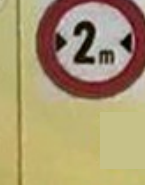
#> input picture assets/questions/q-src-ayin1-e01-p02-n05.png, 145 x 185 px, given in place of page-017.png, which was not available
$ python fix_ayin1_option_images.py
#> lines starting #> are read from the running program, lines starting #| are printed output that depends on the picture
#!/usr/bin/env python3
"""Rebuild ایین نامه-1.pdf question pictures from the source pages without answer marks.

1. Option-order fixes: three questions (exam 12 q1, exam 13 q1, exam 13 q24) were cloned from
   600-driveing.pdf with an ayin1 answer override but kept the 600-driveing picture, whose option
   order differs, so the picture contradicted the key; q-600-e7-p033-n30 is the reverse case
   (merged with exam 6 q1). Their pictures are rebuilt from the ayin1 pages (see
   data/question-corrections.js).
2. Answer-mark fixes: several ayin1 crops still contained the green check printed next to the
   correct option (or the option text around it). They are rebuilt from the page render with
   tight boxes that exclude the check; where the check touches a sign, the touched pixels are
   restored from the sign's mirror side or the surrounding paper.

Boxes were measured visually on 3000 px renders with a coordinate ruler. File names are
unchanged. No OCR is involved.

usage: fix_ayin1_option_images.py
"""
import subprocess
from pathlib import Path

import numpy as np
from PIL import Image, ImageDraw, ImageFont

ROOT = Path(__file__).resolve().parents[2]
PDF = ROOT / "pdf's" / "ایین نامه-1.pdf"
RENDERS = ROOT / "tmp" / "pdfs" / "ayin1-3000"
OUTPUT = ROOT / "assets" / "questions"

# Page-level clean-ups applied before cropping:
#   ("mirror", (x0, y0, x1, y1), axis_x)  replace the region with its mirror image about axis_x
#                                          (paper tone matched to the band just above the region)
#   ("clean", (x0, y0, x1, y1), sample)   repaint white/green (check-mark) pixels with the median of `sample`
PAGE_FIXES = {
    26: [("mirror", (986, 878, 1004, 952), 930)],                                         # exam 9 q1: check over option 4 ring
    32: [("mirror", (1784, 1132, 1847, 1206), 1724.5)],                              # exam 11 q28: check over the sign's right border
}

# output file: (pdf page, [option 1..4 boxes]) — options are printed right-to-left in two rows.
COMPOSITES = {
    "q-src-ayin1-e06-p17-n01.png": (17, [(1178, 688, 1318, 830), (878, 698, 1010, 832), (1180, 898, 1318, 1030), (872, 893, 1020, 1034)]),
    "q-src-ayin1-e12-p35-n01.png": (35, [(1196, 736, 1338, 880), (852, 736, 995, 880), (1199, 905, 1338, 1046), (877, 912, 983, 1041)]),
    "q-src-ayin1-e13-p38-n01.png": (38, [(1197, 687, 1333, 823), (882, 687, 1007, 823), (1207, 852, 1328, 978), (877, 892, 1028, 953)]),
    "q-src-ayin1-e13-p38-n24.png": (38, [(1952, 232, 2103, 378), (1652, 212, 1761, 378), (1957, 412, 2100, 548), (1642, 397, 1773, 543)]),
    "q-src-ayin1-e03-p08-n01.png": (8, [(1125, 650, 1310, 830), (800, 645, 976, 830), (1130, 850, 1315, 1035), (800, 845, 1000, 1040)]),
    "q-src-ayin1-e08-p23-n06.png": (23, [(535, 1690, 648, 1840), (195, 1690, 315, 1845), (535, 1860, 655, 2010), (190, 1860, 320, 2020)]),
    "q-src-ayin1-e09-p26-n01.png": (26, [(1180, 660, 1335, 815), (850, 660, 1010, 815), (1180, 830, 1335, 990), (850, 830, 1004, 985)]),
    "q-src-ayin1-e10-p29-n01.png": (29, [(1140, 680, 1295, 835), (800, 680, 950, 835), (1138, 852, 1297, 995), (830, 850, 952, 1005)]),
    "q-src-ayin1-e11-p32-n01.png": (32, [(1195, 665, 1340, 810), (865, 660, 1030, 815), (1205, 835, 1325, 975), (870, 830, 1030, 975)]),
    "q-src-ayin1-e01-p02-n02.png": (2, [(528, 576, 700, 748), (200, 576, 380, 748), (528, 778, 700, 946), (198, 774, 373, 946)]),  # old crop had a flat patch where the check was
}

# output file: (pdf page, box) — a single stimulus without option text or check marks.
SINGLES = {
    "q-src-ayin1-e08-p23-n27.png": (23, (2257, 1168, 2328, 1395)),   # flashing-red traffic light
    "q-src-ayin1-e11-p32-n28.png": (32, (1615, 1045, 1846, 1256)),   # merge-from-right sign
    "q-src-ayin1-e11-p32-n29.png": (32, (2268, 1532, 2356, 1780)),   # traffic light only (old crop: cut light + option text)
}


def render(page):
#> called with page = 17
    path = RENDERS / f"page-{page:03d}.png"
    if not path.exists():
        subprocess.run(["swift", str(ROOT / "scripts" / "render_pdf_pages.swift"), str(PDF), str(page), str(page), str(RENDERS), "3000"], check=True)
#> (this line was passed over: subprocess is not available in this run)
    image = Image.open(path).convert("RGB")
#> image is the input picture: PIL image 145x185 RGB; mean R, G, B 170.8, 152.8, 113.4
    array = np.asarray(image).copy()
    for fix in PAGE_FIXES.get(page, []):
        kind, (x0, y0, x1, y1) = fix[0], fix[1]
        if kind == "mirror":
            axis = fix[2]
            mirror_x = lambda x: int(round(2 * axis - x))  # axis fitted on the border centres of both sides
            mirrored = np.stack([array[y0:y1, mirror_x(x)] for x in range(x0, x1)], axis=1).astype(int)
            # Match the paper tone: the mirror side of a photographed page is lit differently.
            band = slice(max(0, y0 - 20), y0)
            target = np.median(array[band, x0:x1].reshape(-1, 3), axis=0)
            source = np.median(np.stack([array[band, mirror_x(x)] for x in range(x0, x1)], axis=1).reshape(-1, 3), axis=0)
            not_red = (mirrored[..., 0] - mirrored[..., 1]) < 40
            mirrored[not_red] += (target - source).astype(int)
            array[y0:y1, x0:x1] = np.clip(mirrored, 0, 255).astype(np.uint8)
        elif kind == "clean":
            sx0, sy0, sx1, sy1 = fix[2]
            colour = np.median(array[sy0:sy1, sx0:sx1].reshape(-1, 3), axis=0).astype(np.uint8)
            region = array[y0:y1, x0:x1].astype(int)
            red, green, blue = region[..., 0], region[..., 1], region[..., 2]
            check_like = (region.min(axis=2) > 170) | (green - red > 12)
            array[y0:y1, x0:x1][check_like] = colour
    return Image.fromarray(array)


def option_composite(source, boxes):
    """Same layout as scripts/extraction/crop_ayin1_exam6.py: option 1 top-right, 2 top-left, 3 bottom-right, 4 bottom-left."""
    canvas = Image.new("RGB", (500, 390), "white")
#> canvas: PIL image 500x390 RGB; every value is 255
    font = ImageFont.truetype("/System/Library/Fonts/Supplemental/Arial.ttf", 28)
    positions = [(275, 15), (15, 15), (275, 205), (15, 205)]
    draw = ImageDraw.Draw(canvas)
    for number, (box, (x, y)) in enumerate(zip(boxes, positions), start=1):
        option = source.crop(box)
        option.thumbnail((175, 160))
        canvas.paste(option, (x + (175 - option.width) // 2, y + 18 + (160 - option.height) // 2))
        draw.text((x + 195, y + 78), str(number), fill="black", font=font)
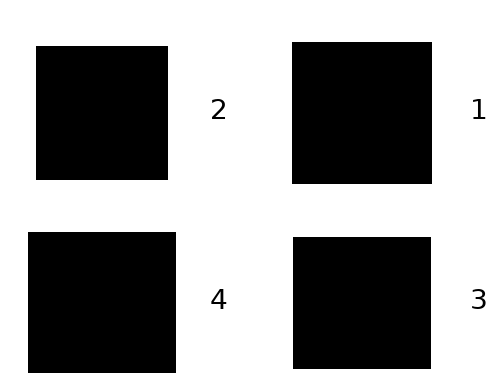
#> canvas: PIL image 500x390 RGB; min 0, max 255, mean 154.3
#> option: PIL image 148x141 RGB; every value is 0
    return canvas


def main():
    pages = {}
    for name, (page, boxes) in COMPOSITES.items():
        pages.setdefault(page, render(page))
        option_composite(pages[page], boxes).save(OUTPUT / name, optimize=True)
#> pass 2 of the loop in main, `for name, (page, boxes) in COMPOSITES.items():`:
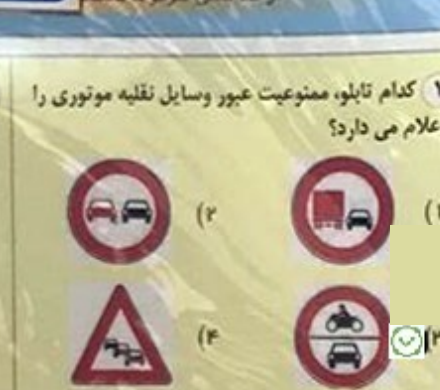
#> input picture assets/questions/q-src-ayin1-e02-p05-n01.png, 440 x 390 px, given in place of page-035.png, which was not available
#> in render, image is the input picture: PIL image 440x390 RGB; mean R, G, B 186.8, 179.4, 151.9
#> after the loop in option_composite (call 2), `for number, (box, (x, y)) in enumerate(zip(boxes, positions), start=1):`:
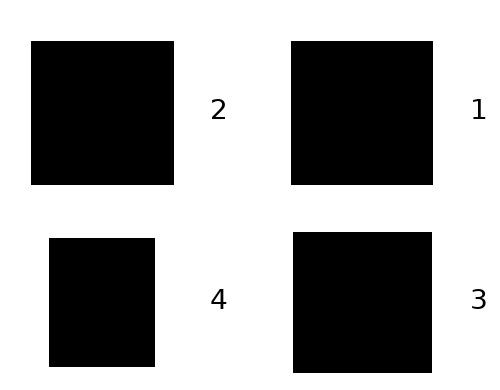
#> canvas: PIL image 500x390 RGB; min 0, max 255, mean 157.3
    for name, (page, box) in SINGLES.items():
        pages.setdefault(page, render(page))
        pages[page].crop(box).save(OUTPUT / name, optimize=True)
    print(f"saved {len(COMPOSITES)} option composites and {len(SINGLES)} single crops")


if __name__ == "__main__":
#> (the run stopped early here; a loop or call above may not have finished)
